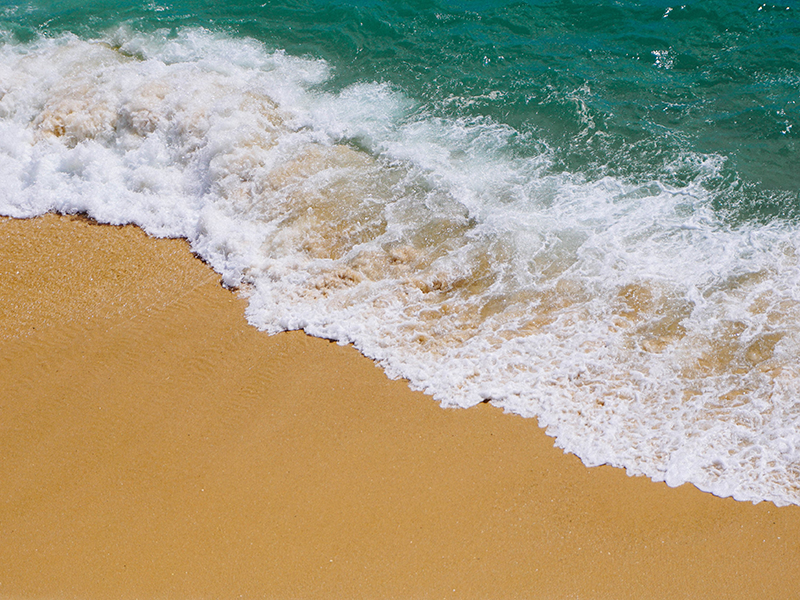
#> input picture kadai_09/resource/original.png, 800 x 600 px
$ python kadai_09.py
#> lines starting #> are read from the running program, lines starting #| are printed output that depends on the picture
# 課題９ メディアンフィルタと先鋭化
# メディアンフィルターを適用し，ノイズ除去を体験せよ.

# --------------------------------------------
# インポート
# --------------------------------------------

# OpenCV 読み込み
import cv2
# Numpy 読み込み
import numpy as np
# MatPlotLib 読み込み
from matplotlib import pyplot as plt
from mpl_toolkits.axes_grid1 import make_axes_locatable

# --------------------------------------------
# 関数
# --------------------------------------------

# OpenCVのグレースケール画像をMatplotlibで表示する
def image_show(orig_img):
    # 解像度
    resolution = 72
    # figure作成
    fig = plt.figure(figsize=(orig_img.shape[1] / resolution, orig_img.shape[0] / resolution), dpi=resolution)
    # figure内にaxis追加
    ax = plt.subplot(111)
    # axisに画像を表示する
    im = ax.imshow(orig_img, cmap="gray")
    # axisに図を追加できるように
    divider = make_axes_locatable(ax)
    # axisの右に、2％の大きさの図を0.1インチの隙間を空けて生成
    cax = divider.append_axes("right", size="2%", pad=0.1)
    # 作成した部分にカラーバーを生成
    fig.colorbar(im, cax=cax, orientation='vertical')
    plt.show()


# ノイズ追加
def add_noise(src):

    # 行数とチャンネル数記憶
    row, ch = src.shape
    # 0〜255までのランダムな値を持った配列作成
    gauss = np.random.randint(256, size=(row,ch))
    # 作成した配列の値を2値化
    gauss = (gauss > 235) * 255
    # 配列の構造をsrcの構造に揃える
    gauss = gauss.reshape(row,ch)
    # 元画像と生成したノイズを足し合わせる
    noisy = gauss + src
    # 値を 0〜255 に収める
    noisy = np.clip(noisy, 0, 255)

    return noisy


# --------------------------------------------
# 処理
# --------------------------------------------

# ファイルから画像を読み込み
src_img = cv2.imread('resource/original.png')
#> src_img is the input picture: shape (600, 800, 3); mean B, G, R 134.7, 160, 168
gray_img = cv2.cvtColor(src_img, cv2.COLOR_BGR2GRAY)
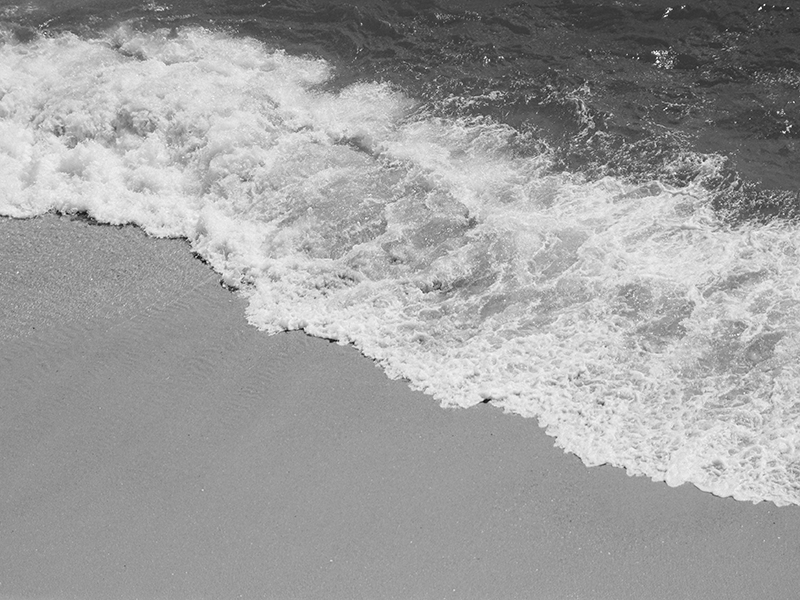
#> gray_img: shape (600, 800); min 8, max 255, mean 159.5

# グレー画像を表示して待機
image_show(gray_img)
#> in image_show, `plt.show()`:
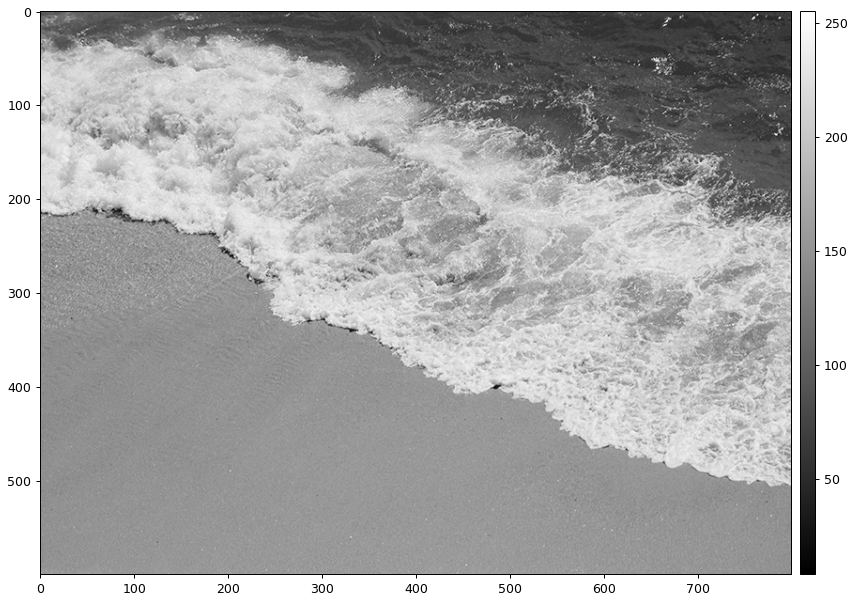
#> figure drawn by matplotlib, 2 panels
input("Displaying gray image. Hit Enter.\n")
#> the answer given: resource/original.png

# ノイズを加える
# 画像をコピー
post_img = gray_img.copy()
# ノイズ追加
noise_img = add_noise(post_img)
#> in add_noise, `noisy = gauss + src`:
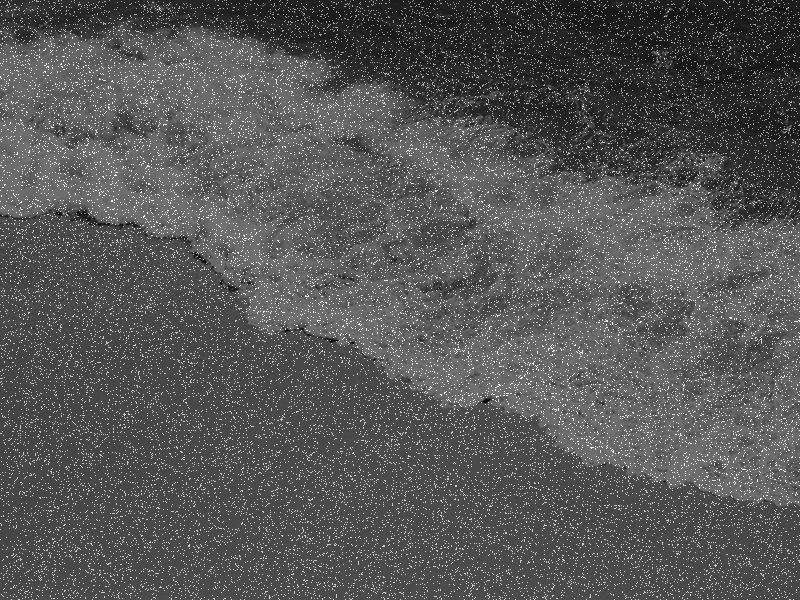
#> noisy: shape (600, 800) int64; min 8, max 510, mean 179.5; drawn with min black and max white
#> in add_noise, `noisy = np.clip(noisy, 0, 255)`:
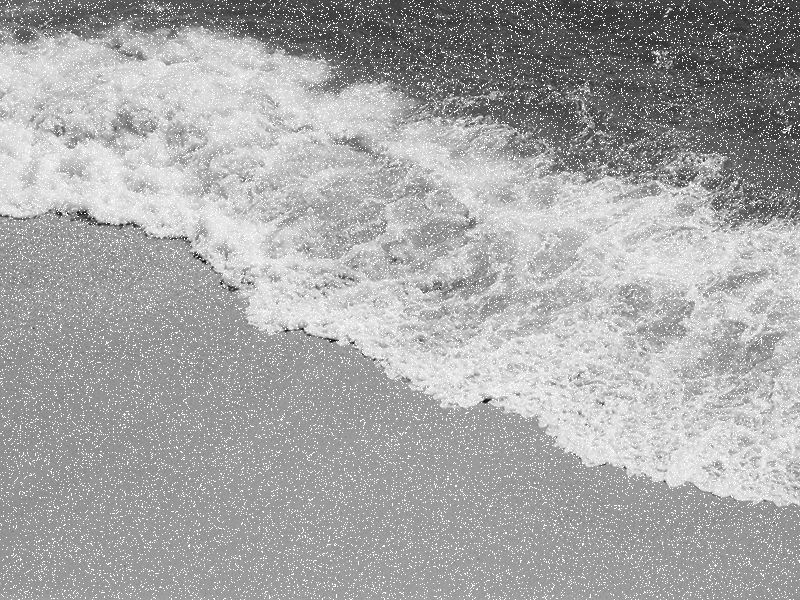
#> noisy: shape (600, 800) int64; min 8, max 255, mean 167
# 画像を表示して待機
image_show(noise_img)
#> in image_show (call 2), `plt.show()`:
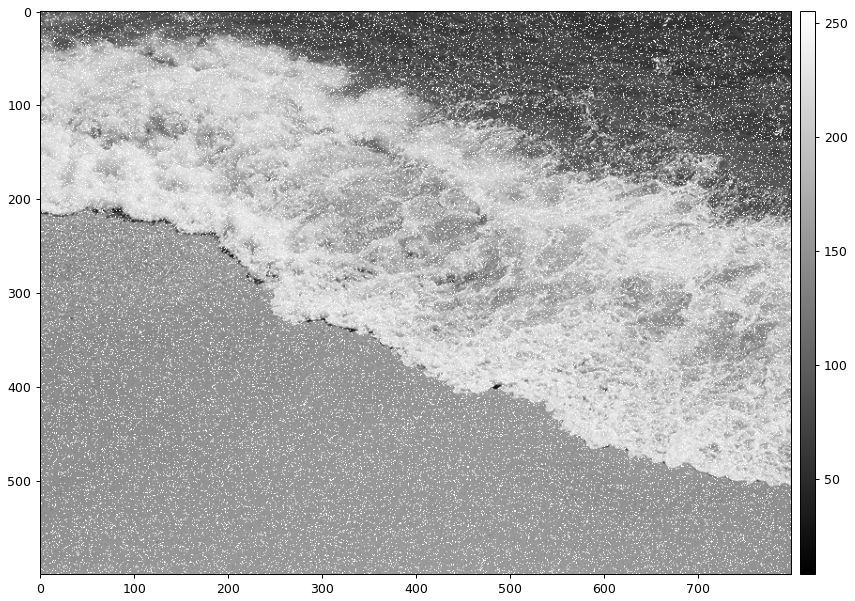
#> figure drawn by matplotlib, 2 panels
input("Displaying noise image. Hit Enter.\n")
#> the answer given: resource/original.png

# 平滑化フィルタ
# 画像をコピー
post_img = noise_img.copy()
# フィルタ適用
post_img = cv2.blur(post_img,(3,3))
# 画像を表示して待機
image_show(post_img)
input("Displaying blur image. Hit Enter.\n")
#> the answer given: resource/original.png

# メディアンフィルタ
# 画像をコピー
post_img = noise_img.copy()
# フィルタ適用
post_img = cv2.medianBlur(np.float32(post_img), 3)
# 画像を表示して待機
image_show(post_img)
input("Displaying median blur image. Hit Enter.\n")


# プログラム終了
quit()
#> (the program exits here)

$ run again, with kadai_09/resource/median.jpg saved as kadai_09/resource/original.png
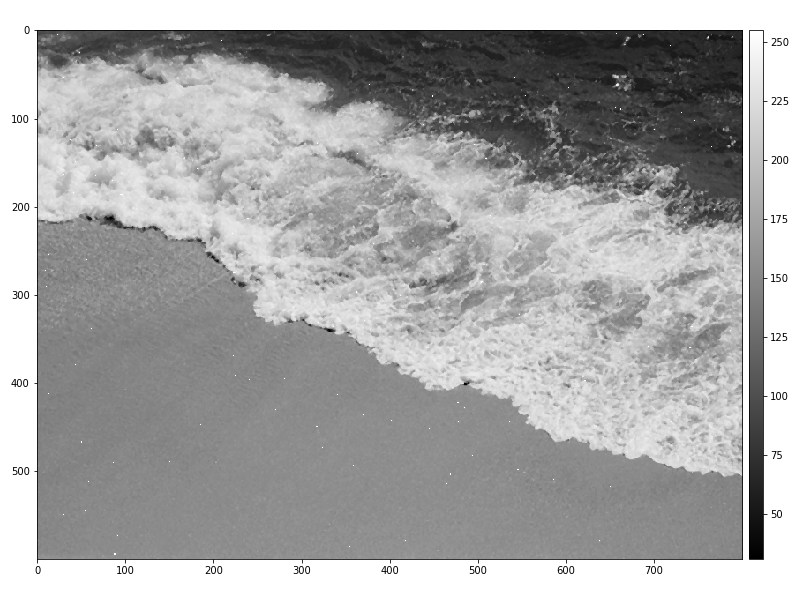
#> input picture kadai_09/resource/median.jpg, 800 x 600 px
#> src_img is the input picture: shape (600, 800, 3); min 0, max 255, mean 167.8
#> in image_show (call 2), `plt.show()`:
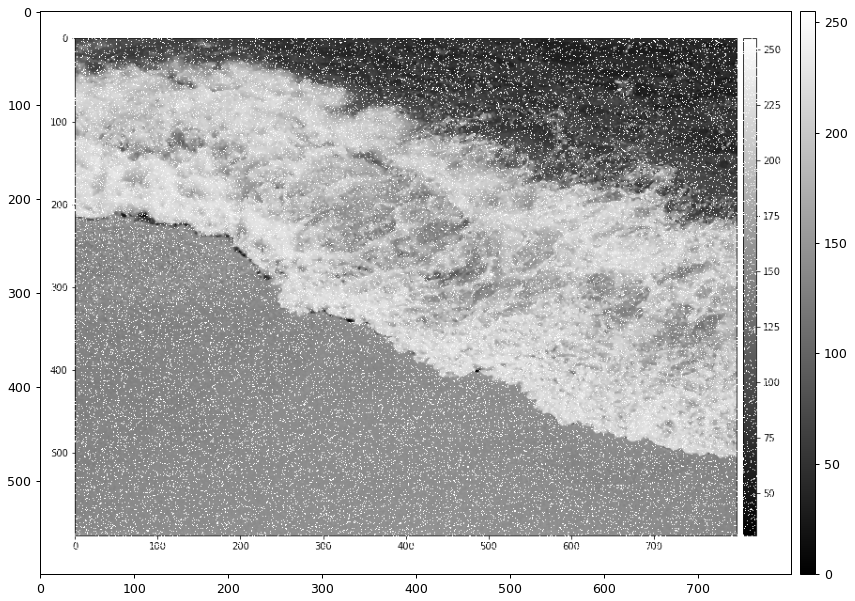
#> figure drawn by matplotlib, 2 panels
#> `post_img = cv2.medianBlur(np.float32(post_img), 3)`:
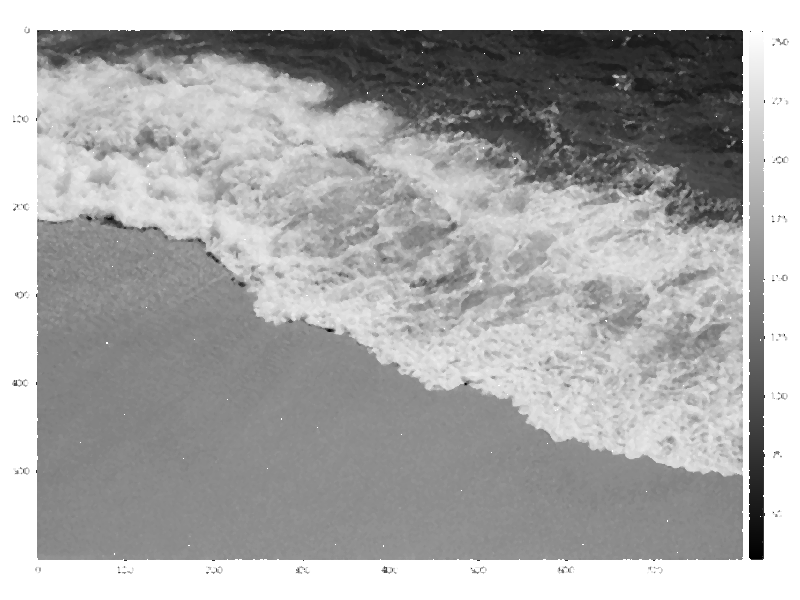
#> post_img: shape (600, 800) float32; min 0, max 255, mean 169.4
